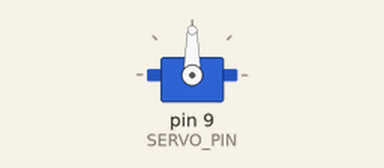
This sketch was run on a simulated Arduino Uno, built with avr-gcc and run on an emulated ATmega328P. On the bench: servo.

Above: at 0.05 s.
Timing chart, 0 to 4.6 s (numbered marks = the images above):
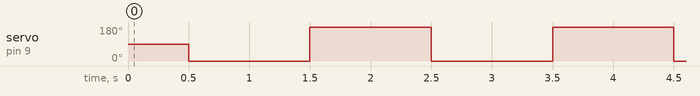

Measured:
- by itself, servo on pin 9 (SERVO_PIN): alternates 180° for 1.0 s and 0° for 1.0 s

The sketch:

feedbackTest.ino
```cpp
#include <Servo.h>
#define SERVO_PIN 9

//Servo control variables
Servo servo;

void thumbsUp() {
  delay(500);
  servo.write(0);
  delay(500);
}

void thumbsDown() {
  delay(500);
  servo.write(180);
  delay(500);
}

void positiveFeedbackReceived(){
  thumbsUp();
}

void negativeFeedbackReceived(){
  thumbsDown();
}

void handleFeedbackReceived(char feedback){
  if(feedback == 'P'){
      positiveFeedbackReceived();
  } else if(feedback == 'N'){
      negativeFeedbackReceived();
  }
}

void setup() {
  Serial.begin(9600);
  servo.attach(SERVO_PIN);
  //servo.write(0);
}

void loop() {
    thumbsUp();
    thumbsDown();
  //char feedback = Serial.read();
  //handleFeedbackReceived(feedback);
}
```
